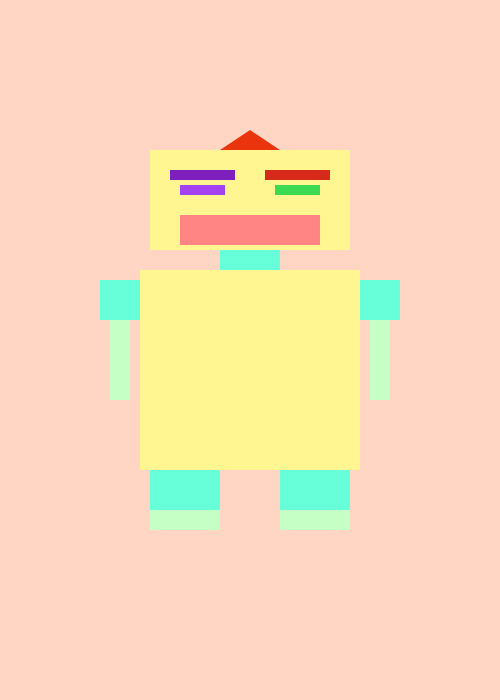
Frame 1 (no input)
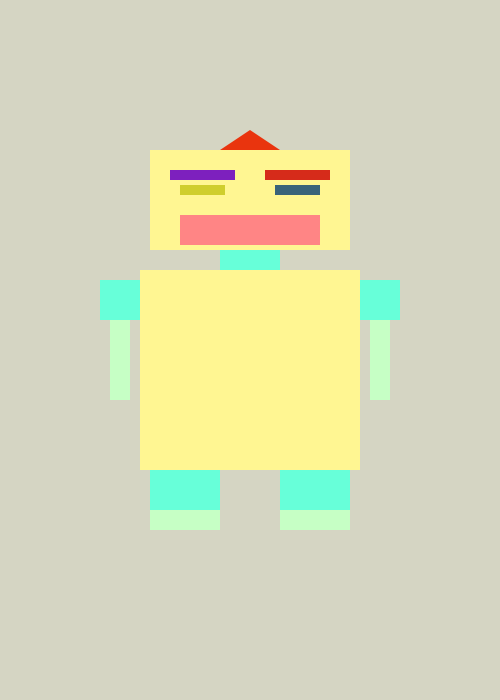
Frame 60 (the mouse pressed at the canvas centre just before this capture)
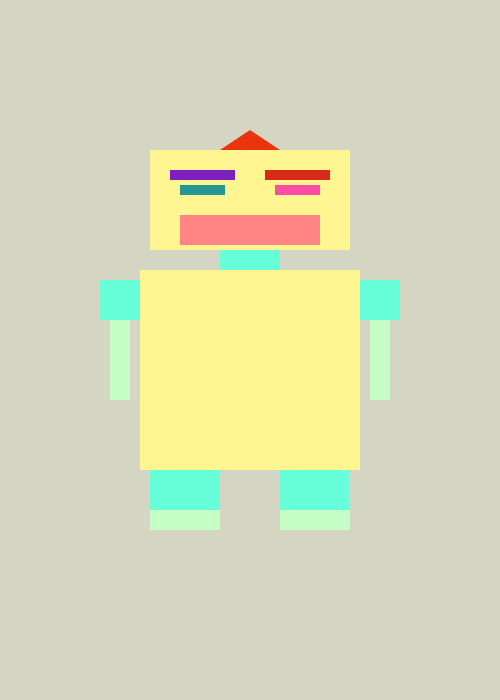
Frame 120 (the mouse held since frame 60 and released just before this capture)

The Processing sketch that drew these frames (run headless with seeded random() and noise(); from frame 60 on, the mouse is pressed at the canvas centre):

// Processing sketch: processing_56019
// ── processing_56019.pde

float r = 255;
float g = 213;
float b = 195;



float eyeR;
float eyeG;
float eyeB;



void setup(){
size(500,700);

smooth();//Turns on smoothing

noStroke();
}


void draw(){
  background(r,g,b);

if(mouseX>width/2){
  r=r+1;
}else{
  r=r-1;
}
  
if(r>255){
  r=255;
}else if (r<195){
  r=195;
}else if (r<213){
  r=213;
}




//Antennae
fill(233,52,14);
triangle(220,150,280,150,250,130);

//HEAD
fill(255,246,146);
rect(150,150,200,100);
fill(125,32,190);
rect(170,170,65,10);
fill(214,43,26);
rect(265,170,65,10);




 eyeR=random(255);
  eyeG=random(255);
  eyeB=random(255);
  fill(eyeR,eyeG,eyeB);
  
rect(180,185,45,10);

 eyeR=random(255);
  eyeG=random(255);
  eyeB=random(255);
  fill(eyeR,eyeG,eyeB);
rect(275,185,45,10);
fill(255,133,133);
rect(180,215,140,30);

//NECK
fill(103,255,217);
rect(220,250,60,20);

//BODY
fill(255,246,146);
rect(140,270,220,200);
fill(103,255,217);
rect(100,280,40,40);
rect(360,280,40,40);
rect(150,470,70,40);
rect(280,470,70,40);
fill(198,255,197);
rect(110,320,20,80);
rect(370,320,20,80);
rect(150,510,70,20);
rect(280,510,70,20);


}
